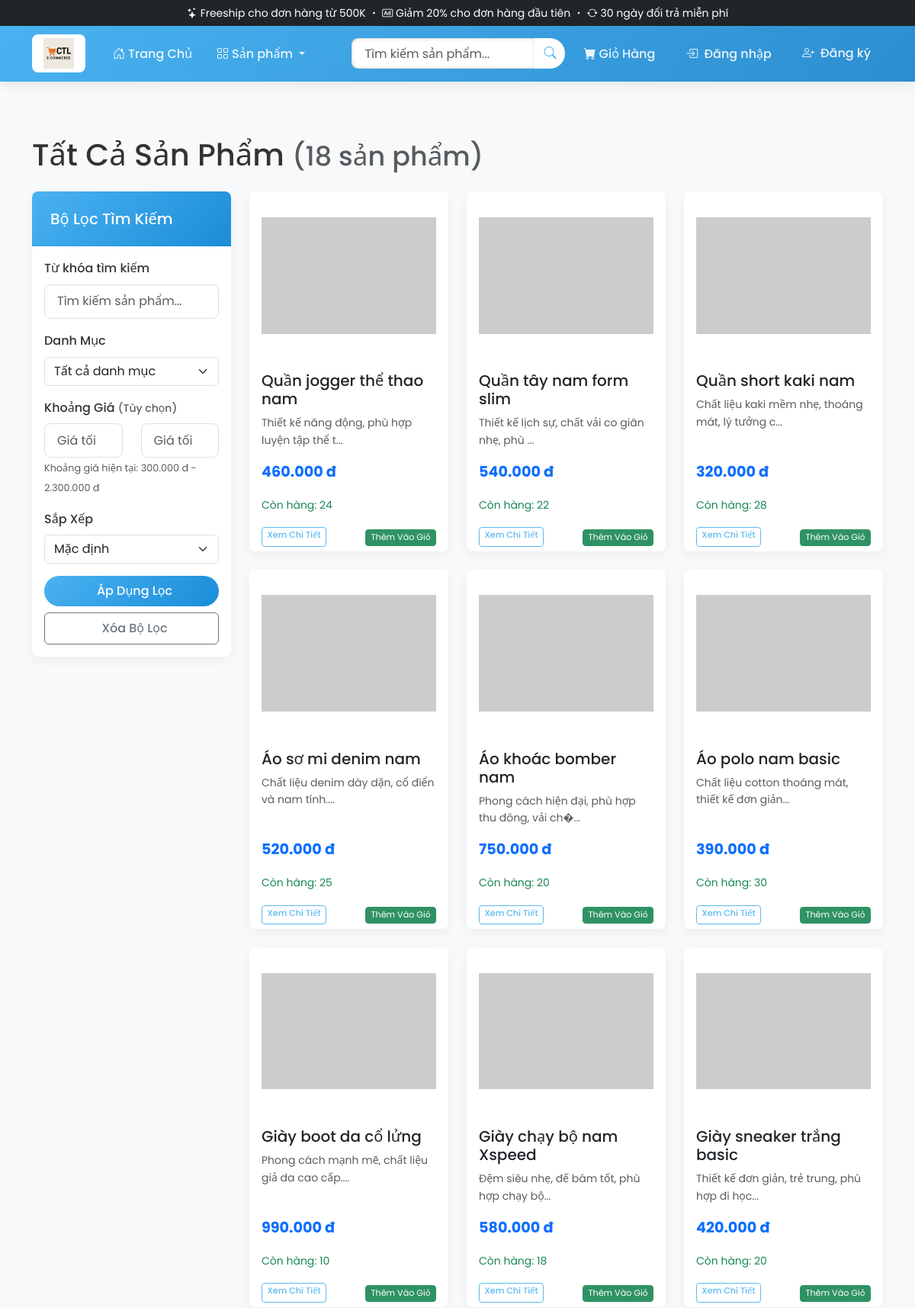
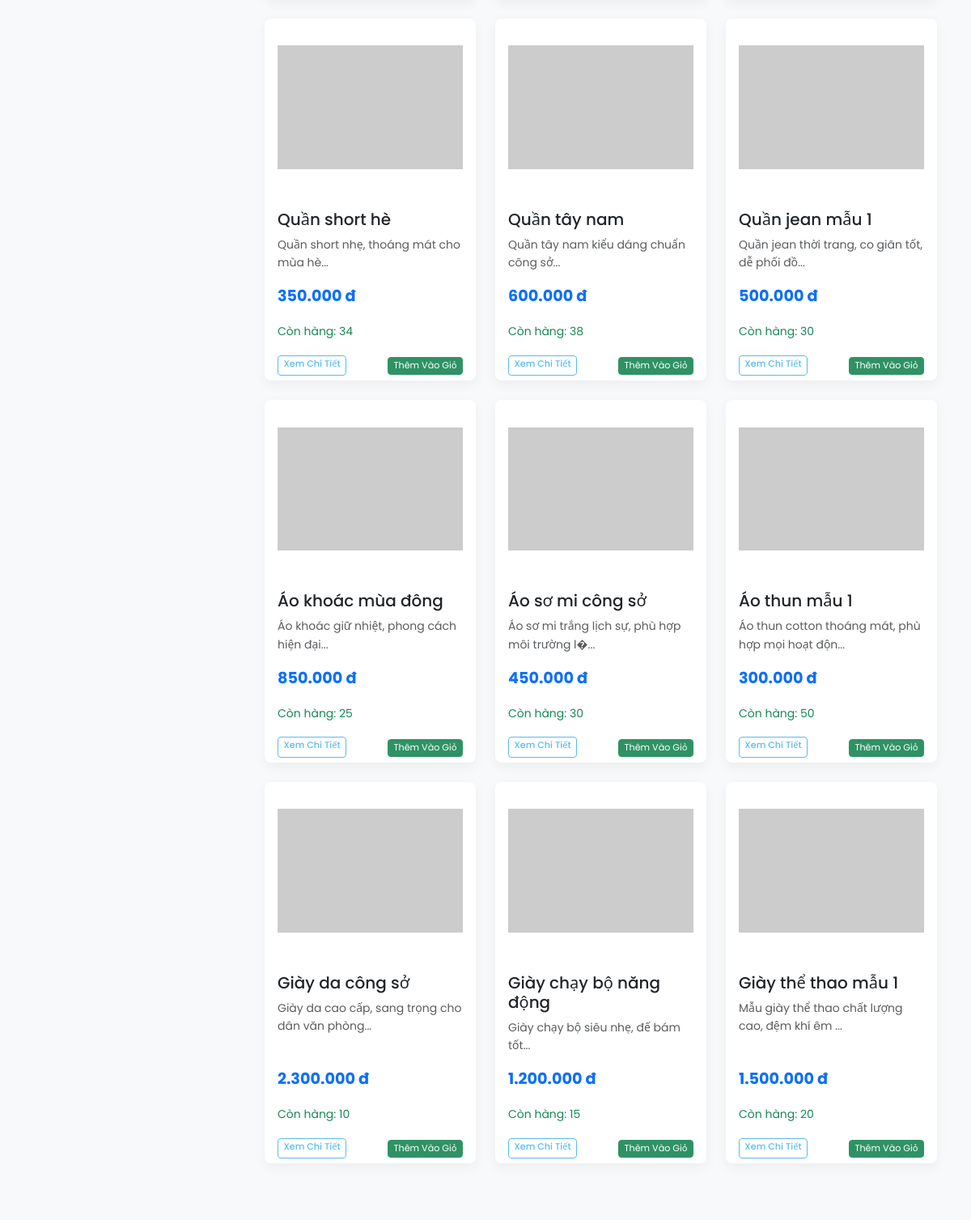
Screenshot of /search.php (upper part) with the database file from the repository (2 pictures, top to bottom).
### tables this page shows
CREATE TABLE `products` (
  `id` int(11) NOT NULL,
  `name` varchar(100) NOT NULL,
  `description` text DEFAULT NULL,
  `price` decimal(10,2) NOT NULL,
  `image` varchar(255) DEFAULT NULL,
  `category` varchar(50) DEFAULT NULL,
  `stock` int(11) NOT NULL DEFAULT 0,
  `created_at` datetime DEFAULT current_timestamp(),
  `category_id` int(11) DEFAULT NULL
);

### includes/functions.php (called while the page is built, shortened)
<?php
function formatPrice($price) {
    return number_format($price, 0, ',', '.') . ' đ';
}
function getProductsWithFilters($conn, $filters = array()) {
    $whereClause = "1=1";
    $joins = "";
    $orderBy = "p.id DESC";
    $sql = "SELECT DISTINCT p.* FROM products p $joins WHERE $whereClause ORDER BY $orderBy";
    $result = mysqli_query($conn, $sql);
    $products = [];
    if (mysqli_num_rows($result) > 0) {
        while ($row = mysqli_fetch_assoc($result)) {
            $products[] = $row;
        }
    }
    return $products;
}
function getPriceRange($conn, $categoryId = null) {
    $whereClause = "1=1";
    $sql = "SELECT MIN(price) as min_price, MAX(price) as max_price FROM products WHERE $whereClause";
    $result = mysqli_query($conn, $sql);
    if (mysqli_num_rows($result) > 0) {
        $row = mysqli_fetch_assoc($result);
        return [
            'min_price' => $row['min_price'] ?? 0,
            'max_price' => $row['max_price'] ?? 0
        ];
    }
    return ['min_price' => 0, 'max_price' => 0];
}
function countProductsWithFilters($conn, $filters = array()) {
    $whereClause = "1=1";
    $joins = "";
    $sql = "SELECT COUNT(DISTINCT p.id) as total FROM products p $joins WHERE $whereClause";
    $result = mysqli_query($conn, $sql);
    if (mysqli_num_rows($result) > 0) {
        $row = mysqli_fetch_assoc($result);
        return intval($row['total']);
    }
    return 0;
}
?>

### search.php (the view, shortened to what this page needs)
<?php
require_once "includes/config.php";
require_once "includes/functions.php";
include "includes/header.php";
$query = isset($_GET['q']) ? trim($_GET['q']) : '';
$categoryId = isset($_GET['category_id']) ? intval($_GET['category_id']) : '';
$priceMin = isset($_GET['price_min']) ? floatval($_GET['price_min']) : '';
$priceMax = isset($_GET['price_max']) ? floatval($_GET['price_max']) : '';
$filters = [];
try {
    $products = getProductsWithFilters($conn, $filters);
    $totalProducts = countProductsWithFilters($conn, $filters);
    $priceRange = getPriceRange($conn, $categoryId);
} catch (Exception $e) {
    error_log("Error in search.php: " . $e->getMessage());
    $products = [];
    $totalProducts = 0;
    $categories = getAllCategories($conn) ?? [];
    $priceRange = ['min_price' => 0, 'max_price' => 0];
    $categoryAttributes = [];
    echo '<div class="container my-4">';
    echo '<div class="alert alert-warning" role="alert">';
    echo '<h4 class="alert-heading">Có lỗi xảy ra!</h4>';
    echo '<p>Đã xảy ra lỗi khi tìm kiếm sản phẩm. Vui lòng thử lại hoặc liên hệ quản trị viên.</p>';
    echo '<hr>';
    echo '<p class="mb-0">Mã lỗi: <code>' . htmlspecialchars($e->getMessage()) . '</code></p>';
    echo '</div>';
    echo '</div>';
}
?>
<div class="container my-4">
    <h1 class="mb-4 hidden" id="search-results-title" data-testid="search-results-title">
        <?php if (!empty($query)): ?>
            Kết Quả Tìm Kiếm cho "<?php echo htmlspecialchars($query); ?>"
        <?php else: ?>
            Tất Cả Sản Phẩm
        <?php endif; ?>        <small class="text-muted" id="products-count" data-testid="products-count">(<?php echo $totalProducts; ?> sản phẩm)</small>
    </h1>
    <div class="row">
        <div class="col-md-3" id="filter-sidebar" data-testid="filter-sidebar">
            <div class="card" id="filter-card" data-testid="filter-card">
                <div class="card-header">
                    <h5 class="mb-0" id="filter-title" data-testid="filter-title">Bộ Lọc Tìm Kiếm</h5>
                </div>
                <div class="card-body">
                    <form action="search.php" method="GET" id="product-filter-form" data-testid="product-filter-form">
                        <div class="mb-3" id="search-input-section" data-testid="search-input-section">
                            <label for="search-product-input" class="form-label">Từ khóa tìm kiếm</label>
                            <input type="text" class="form-control" name="q" id="search-product-input"
                                data-testid="search-input" value="<?php echo htmlspecialchars($query); ?>"
                                placeholder="Tìm kiếm sản phẩm...">
                        </div>
                        <div class="mb-3" id="category-filter-section" data-testid="category-filter-section">
                            <label for="category-filter-select" class="form-label">Danh Mục</label> <select
                                class="form-select" name="category_id" id="category-filter-select"
                                data-testid="category-select">
                                <option value="">Tất cả danh mục</option>
                            </select>
                        </div>
                        <div class="mb-3" id="price-range-section" data-testid="price-range-section">
                            <div class="d-flex justify-content-between align-items-center mb-2">
                                <label class="form-label mb-0">Khoảng Giá <small class="text-muted">(Tùy
                                        chọn)</small></label>
                            </div>
                            <div class="row">
                                <div class="col-6">
                                    <input type="number" class="form-control form-control-sm" name="price_min"
                                        id="price-min-input" data-testid="price-min" value="<?php echo $priceMin; ?>"
                                        placeholder="Giá tối thiểu" min="0"
                                        max="<?php echo $priceRange['max_price']; ?>">
                                </div>
                                <div class="col-6">
                                    <input type="number" class="form-control form-control-sm" name="price_max"
                                        id="price-max-input" data-testid="price-max" value="<?php echo $priceMax; ?>"
                                        placeholder="Giá tối đa" min="0" max="<?php echo $priceRange['max_price']; ?>">
                                </div>
                            </div>
                            <small class="text-muted" id="price-range-info" data-testid="price-range-info">
                                Khoảng giá hiện tại: <?php echo formatPrice($priceRange['min_price']); ?>
                                - <?php echo formatPrice($priceRange['max_price']); ?>
                            </small>
                        </div>
                        <div class="mb-3" id="sort-section" data-testid="sort-section">
                            <label for="sort-products-select" class="form-label">Sắp Xếp</label>
                            <select class="form-select" name="sort" id="sort-products-select" data-testid="sort-select">
                                <option value="">Mặc định</option>
                            </select>
                        </div>
                        <div class="d-grid gap-2" id="filter-buttons" data-testid="filter-buttons">
                            <button type="submit" class="btn btn-primary" id="apply-filters-btn"
                                data-testid="apply-filters">
                                <i class="fas fa-search"></i> Áp Dụng Lọc
                            </button>
                            <a href="search.php" class="btn btn-outline-secondary" id="clear-filters-btn"
                                data-testid="clear-filters">
                                <i class="fas fa-times"></i> Xóa Bộ Lọc
                            </a>
                        </div>
                    </form>
                </div>
            </div>
        </div>
        <div class="col-md-9" id="products-section" data-testid="products-section">
            <div class="row" id="products-grid" data-testid="products-grid">
                <?php if (count($products) > 0): ?>     <?php foreach ($products as $product): ?>
                        <div class="col-lg-4 col-md-6 mb-4" data-testid="product-card-wrapper-<?php echo $product['id']; ?>">
                            <div class="card product-card h-100" id="product-card-<?php echo $product['id']; ?>"
                                data-testid="product-card-<?php echo $product['id']; ?>">
                                <img src="<?php echo $product['image']; ?>" class="card-img-top product-image"
                                    alt="<?php echo $product['name']; ?>"
                                    onerror="this.src='https://via.placeholder.com/300x200?text=No+Image'"
                                    data-testid="product-image-<?php echo $product['id']; ?>">
                                <div class="card-body d-flex flex-column">
                                    <h5 class="card-title" data-testid="product-name-<?php echo $product['id']; ?>">
                                        <?php echo htmlspecialchars($product['name']); ?>
                                    </h5>
                                    <p class="card-text small text-muted flex-grow-1"
                                        data-testid="product-description-<?php echo $product['id']; ?>">
                                        <?php echo htmlspecialchars(substr($product['description'], 0, 60)); ?>...
                                    </p>
                                    <p class="product-price fw-bold text-primary"
                                        data-testid="product-price-<?php echo $product['id']; ?>">
                                        <?php echo formatPrice($product['price']); ?>
                                    </p>
                                    <?php if ($product['stock'] > 0): ?>
                                        <small class="text-success mb-2"
                                            data-testid="product-stock-<?php echo $product['id']; ?>">Còn hàng:
                                            <?php echo $product['stock']; ?></small>
                                    <?php else: ?>
                                        <small class="text-danger mb-2"
                                            data-testid="product-stock-<?php echo $product['id']; ?>">Hết hàng</small>
                                    <?php endif; ?>                                    <div class="d-flex justify-content-between mt-auto">
                                        <a href="product.php?id=<?php echo $product['id']; ?>"
                                            class="btn btn-xs btn-outline-primary"
                                            data-testid="view-product-<?php echo $product['id']; ?>">Xem Chi Tiết</a>
                                        <?php if ($product['stock'] > 0): ?>
                                            <form action="cart_actions.php" method="POST" class="d-inline">
                                                <button type="submit" class="btn btn-xs btn-success"
                                                    data-testid="add-to-cart-<?php echo $product['id']; ?>">Thêm Vào Giỏ</button>
                                            </form>
                                        <?php else: ?>
                                            <button class="btn btn-xs btn-secondary" disabled
                                                data-testid="out-of-stock-<?php echo $product['id']; ?>">Hết hàng</button>
                                        <?php endif; ?>
                                    </div>
                                </div>
                            </div>
                        </div>
                    <?php endforeach; ?> <?php endif; ?>
            </div>
        </div>
    </div>
</div>
<?php include "includes/footer.php"; ?>

### css/style.css (style rules this page uses)
:root { --primary-color: #4ab2f1; --primary-dark: #1a8dd8; --primary-light: #7dcbff; --secondary-color: #f8f9fa; --text-color: #333; --accent-color: #ff6b6b; --error-color: #dc3545; --success-color: #28a745; --border-radius: 8px; --box-shadow: 0 8px 20px rgba(74, 178, 241, 0.15); --transition-speed: 0.3s; }
.card { border: none; border-radius: var(--border-radius); box-shadow: 0 5px 15px rgba(0,0,0,0.08); overflow: hidden; }
.card-header { background: linear-gradient(135deg, var(--primary-color), var(--primary-dark)); color: white; border-bottom: none; padding: 1.5rem; }
.form-label { font-weight: 500; color: var(--text-color); margin-bottom: 0.5rem; display: block; }
.form-control { border: 2px solid #e9ecef; border-radius: var(--border-radius); padding: 0.75rem 1rem; font-size: 1rem; transition: all var(--transition-speed) ease; width: 100%; background-color: #fff; }
.btn-primary { background: linear-gradient(135deg, var(--primary-color), var(--primary-dark)); border: none; border-radius: var(--border-radius); padding: 0.75rem 2rem; font-weight: 500; transition: all var(--transition-speed) ease; color: white; cursor: pointer; }
body { font-family: 'Poppins', 'Segoe UI', Tahoma, Geneva, Verdana, sans-serif; line-height: 1.6; color: var(--text-color); background-color: var(--secondary-color); scroll-behavior: smooth; }
a { text-decoration: none; color: var(--primary-color); transition: all var(--transition-speed) ease; }
.product-card { transition: all var(--transition-speed) ease; height: 100%; border: none; border-radius: var(--border-radius); overflow: hidden; box-shadow: 0 5px 15px rgba(0,0,0,0.05); position: relative; }
.product-card::before { content: ''; position: absolute; bottom: 0; left: 0; width: 100%; height: 0; background: linear-gradient(to top, rgba(74, 178, 241, 0.1), transparent); transition: height 0.4s ease; z-index: 0; }
.product-image { height: 220px; object-fit: contain; padding: 1rem; transition: transform 0.5s ease; }
.product-price { font-weight: 700; font-size: 1.2rem; color: var(--primary-color); display: inline-block; position: relative; }
.product-price:after { content: ''; position: absolute; bottom: -3px; left: 0; width: 100%; height: 2px; background-color: var(--primary-light); transform: scaleX(0); transition: transform 0.3s ease; }
.product-card .btn { transform: translateY(10px); opacity: 0.9; transition: all 0.3s ease; }
.btn-primary { background-color: var(--primary-color); border-color: var(--primary-color); border-radius: 25px; padding: 0.5rem 1.5rem; font-weight: 500; position: relative; overflow: hidden; z-index: 1; transition: all 0.4s ease; }
.btn-primary::before { content: ''; position: absolute; top: 0; left: -100%; width: 100%; height: 100%; background: linear-gradient(90deg, transparent, rgba(255,255,255,0.2), transparent); transition: left 0.7s; z-index: -1; }
.btn-outline-primary { color: var(--primary-color); border-color: var(--primary-color); border-radius: 25px; padding: 0.5rem 1.5rem; font-weight: 500; transition: all 0.4s ease; }
.form-label { font-weight: 500; }
.form-control { border-radius: var(--border-radius); padding: 0.6rem 1rem; border: 1px solid #e0e0e0; transition: all 0.3s ease; }
.card { transition: all 0.3s ease; border: none; border-radius: var(--border-radius); overflow: hidden; box-shadow: 0 5px 15px rgba(0,0,0,0.05); }

### search.php (style rules this page uses)
.btn-xs { padding: 0.25rem 0.5rem; font-size: 0.75rem; line-height: 1.2; border-radius: 0.25rem; }
.product-card .btn-xs { min-width: 80px; font-size: 0.7rem; padding: 0.2rem 0.4rem; }
#price-range-info { font-size: 0.8em; line-height: 1.3; }
#filter-buttons .btn { font-weight: 500; padding: 0.5rem 1rem; }

### rows the page displays
products: name "Quần jogger thể thao nam", description "Thiết kế năng động, phù hợp luyện tập thể t", price "460.000 đ", stock "24"
products: name "Quần tây nam form slim", description "Thiết kế lịch sự, chất vải co giãn nhẹ, phù", price "540.000 đ", stock "22"
products: name "Quần short kaki nam", description "Chất liệu kaki mềm nhẹ, thoáng mát, lý tưởng c", price "320.000 đ", stock "28"
products: name "Áo sơ mi denim nam", description "Chất liệu denim dày dặn, cổ điển và nam tính.", price "520.000 đ", stock "25"
products: name "Áo khoác bomber nam", description "Phong cách hiện đại, phù hợp thu đông, vải ch�", price "750.000 đ", stock "20"
products: name "Áo polo nam basic", description "Chất liệu cotton thoáng mát, thiết kế đơn giản", price "390.000 đ", stock "30"
products: name "Giày boot da cổ lửng", description "Phong cách mạnh mẽ, chất liệu giả da cao cấp.", price "990.000 đ", stock "10"
products: name "Giày chạy bộ nam Xspeed", description "Đệm siêu nhẹ, đế bám tốt, phù hợp chạy bộ", price "580.000 đ", stock "18"
products: name "Giày sneaker trắng basic", description "Thiết kế đơn giản, trẻ trung, phù hợp đi học", price "420.000 đ", stock "20"
products: name "Quần short hè", description "Quần short nhẹ, thoáng mát cho mùa hè", price "350.000 đ", stock "34"
products: name "Quần tây nam", description "Quần tây nam kiểu dáng chuẩn công sở", price "600.000 đ", stock "38"
products: name "Quần jean mẫu 1", description "Quần jean thời trang, co giãn tốt, dễ phối đồ", price "500.000 đ", stock "30"
products: name "Áo khoác mùa đông", description "Áo khoác giữ nhiệt, phong cách hiện đại", price "850.000 đ", stock "25"
products: name "Áo sơ mi công sở", description "Áo sơ mi trắng lịch sự, phù hợp môi trường l�", price "450.000 đ", stock "30"
products: name "Áo thun mẫu 1", description "Áo thun cotton thoáng mát, phù hợp mọi hoạt độn", price "300.000 đ", stock "50"
products: name "Giày da công sở", description "Giày da cao cấp, sang trọng cho dân văn phòng", price "2.300.000 đ", stock "10"
products: name "Giày chạy bộ năng động", description "Giày chạy bộ siêu nhẹ, đế bám tốt", price "1.200.000 đ", stock "15"
products: name "Giày thể thao mẫu 1", description "Mẫu giày thể thao chất lượng cao, đệm khí êm", price "1.500.000 đ", stock "20"

### other values shown
$totalProducts "18"
formatPrice($priceRange['min_price']) "300.000 đ"
formatPrice($priceRange['max_price']) "2.300.000 đ"
